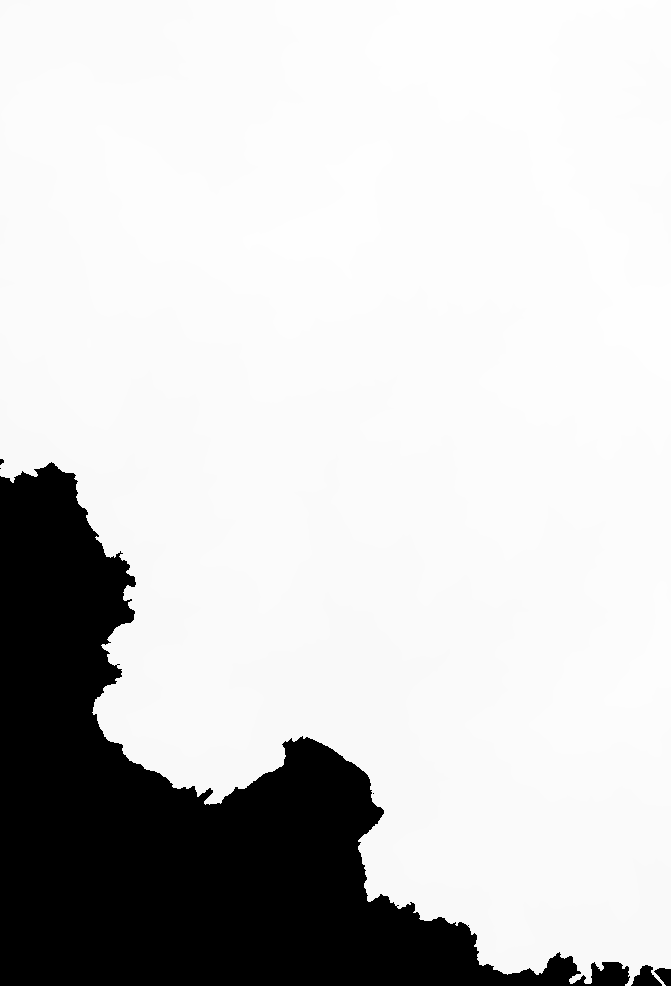
%> input picture data/fena/dtm_liguria_2017.tif, 671 x 986 px
$ octave input_tiff.m   (GNU Octave 9; MATLAB toolbox functions it lacks are replaced by stand-ins)
%> lines starting %> are read from the running program, lines starting %| are printed output that depends on the picture; in (x1, y1, x2, y2) boxes, pixels count from 0 and x2, y2 are one past the last pixel; in counts of white or black regions, pixels touching at a corner belong together; the program's own positions count from 1
% [69 lines of commented-out code are left out]

%%


% [67 lines of commented-out code are left out]

%% GOCCIA CHE CADE
% [49 lines of commented-out code are left out]
%% TIFF EXAMPLE

% [69 lines of commented-out code are left out]

%% SLIDING BENCHMARK with exponential obstl
% [90 lines of commented-out code are left out]

%% SIN/COS DOMAIN

% [95 lines of commented-out code are left out]

 %% VOLCANO
% [107 lines of commented-out code are left out]

%% LIGURIA


clear all;
clc;

Lx = 259; Ly = 250;
nEx = 259; %180
nEy = 250;
hl = [Lx/nEx Ly/nEy];
nl=2;
[xv,yv] = meshgrid(0:hl(1):Lx,0:hl(2):Ly);

NVx = size(xv,2);
NVy = size(yv,1);
NV  = NVx*NVy;
NP = (NVx-1)*(NVy-1);
Nex = NVx-1;
Ney = NVy-1;
x = xv(:); y = yv(:);

xL      = 0+(0.5*hl/nl):hl/nl:259;
yL      = 0+(0.5*hl/nl):hl/nl: 250-(0.5*hl/nl);
[xpl,ypl] = meshgrid(xL,yL);
L = Lx;
% [9 lines of commented-out code are left out]
xpr = [];
ypr = xpr;

xp = [xpl(:); xpr(:)];
yp = [ypl(:); ypr(:)];
 hp =  1.*ones(size(xp(:),1),1);
% [12 lines of commented-out code are left out]
 hp(((xp-154).^2./3+(yp-210).^2./5) <350*(.2 + .01 * sin(150*pi*(yp))./100).^2) = 17;

xp(hp<=1)=[];
yp(hp<=1)=[];
hp(hp<=1)=[];


Xp = [xp(:),yp(:)];
rowstart = 550;
rowend   = 800;

colstart = 171;
colend   = 430;

ndivrows = rowend - rowstart;
ndivcols = colend - colstart;
%load volcano_data.mat
immagine = imread ("dtm_liguria_2017.tif", "PixelRegion", {[rowstart rowend], [colstart, colend]});
%> immagine is the input picture: size 986x671 int32; min -32767, max 754, mean -5783.9
IMM = double(immagine(end:-1:1, :));
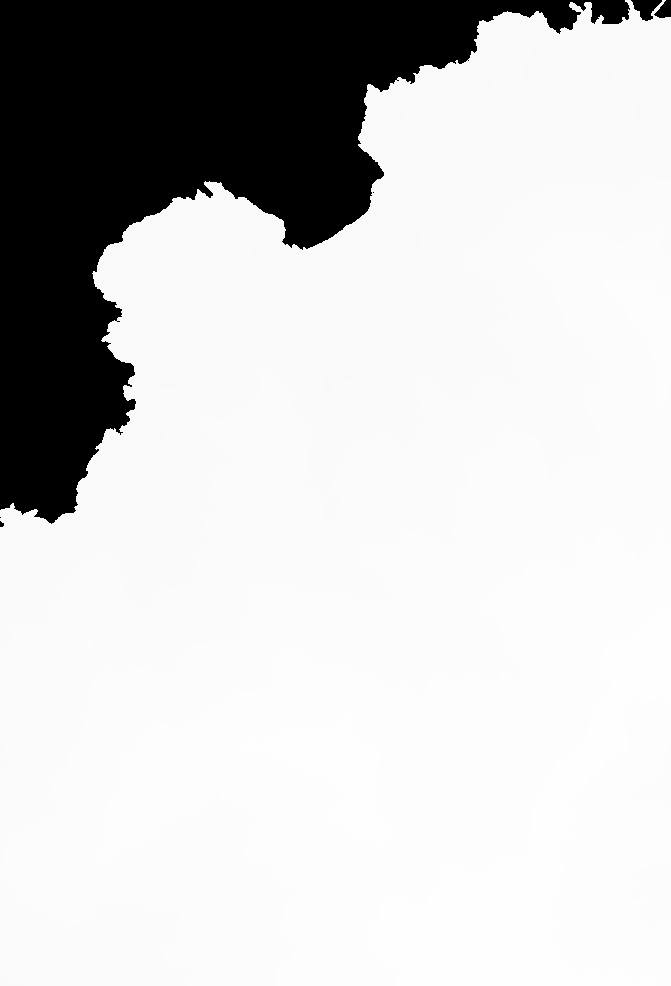
%> IMM: size 986x671 double; min -32767, max 754, mean -5783.9; mean of the top-left, top-right, bottom-left and bottom-right quarters -20269.8, -3496.3, 59.6, 545.2; drawn with min black and max white
% immagine_int = reshape (typecast (immagine(end:-1:1, :), "int16"), size (immagine));
immagine_int = reshape (IMM, size (immagine));
immagine_int(immagine_int<0) = -1;
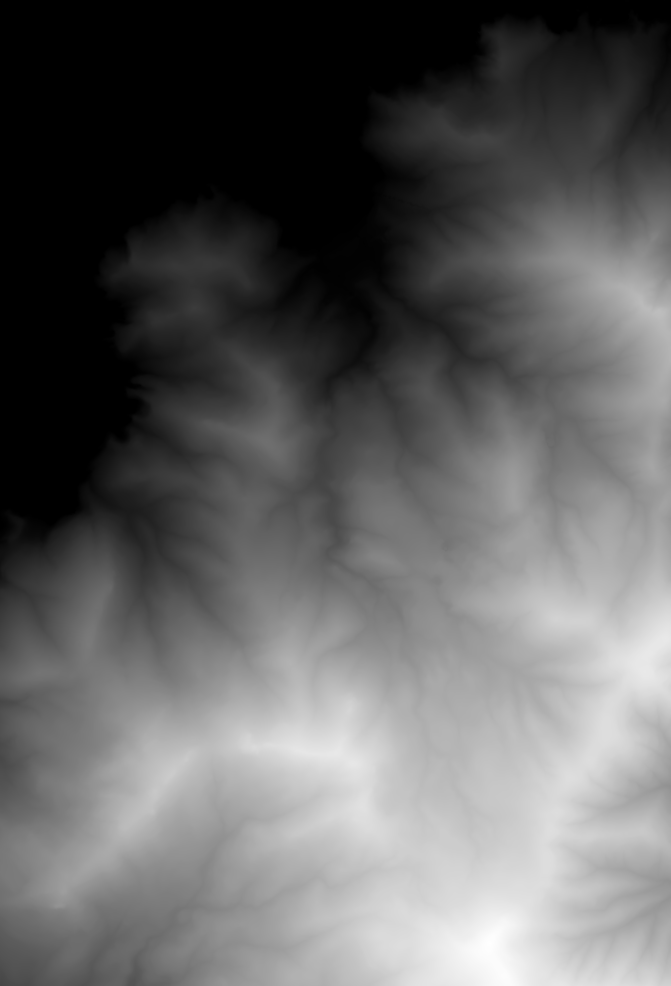
%> immagine_int: size 986x671 double; 18.54% of pixels changed, all inside (x1, y1, x2, y2) = (0, 0, 671, 527); drawn with min black and max white

Zz = double (immagine_int);
Zz(Zz<=0) = 0.0;


[gx, gy] = gradient(Zz);
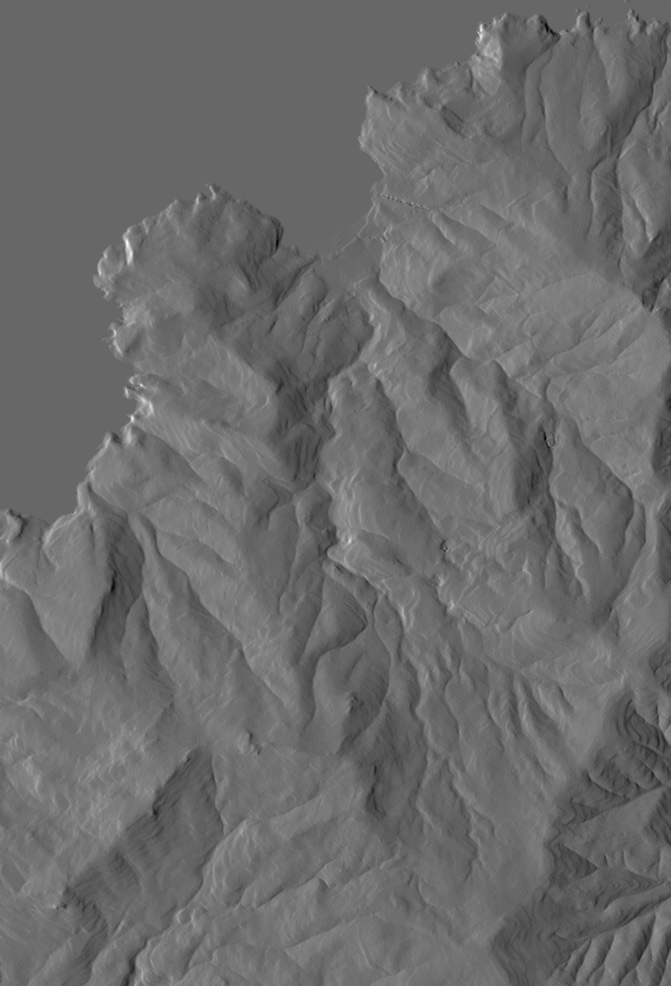
%> gx: size 986x671 double; min -12, max 17.5, mean 0.459; drawn with min black and max white
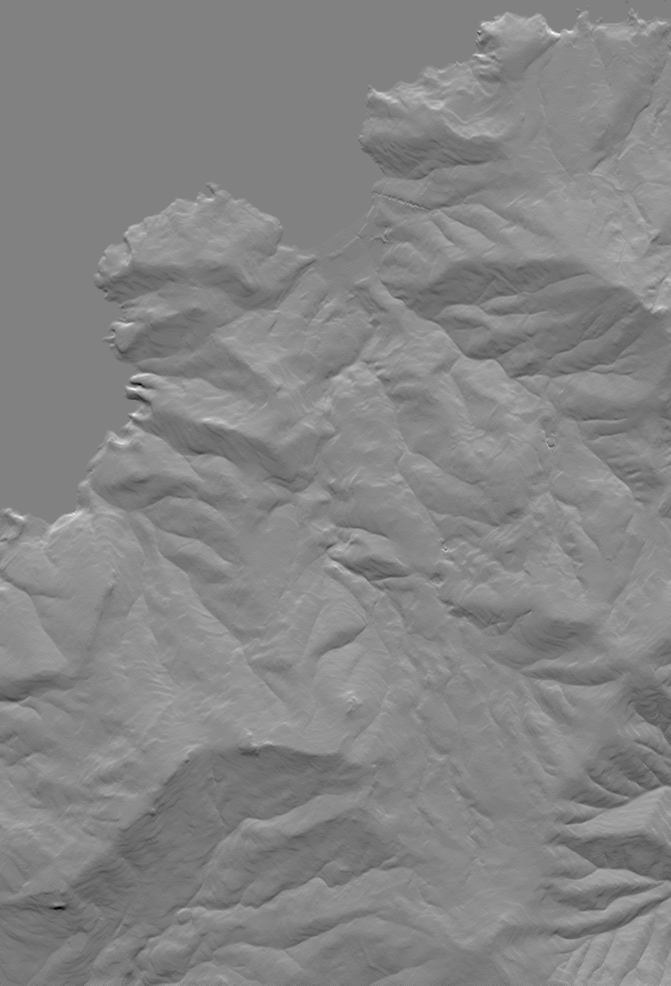
%> gy: size 986x671 double; min -17, max 16.5, mean 0.513; drawn with min black and max white

Z  = Zz(:);
dZdx = gx(:); %reshape(gx,NV,1);
dZdy = gy(:); %reshape(gy,NV,1);


 figure()
% scatter(x(:),y(:),13,'r+')
% hold on
mesh(xv,yv,Zz)
%> (this line was passed over: mesh is not available in this run)
hold on
scatter3(xp,yp,hp,7,'b','filled');
axis([0 Lx 0 Ly])
xlabel('x');
ylabel('y');
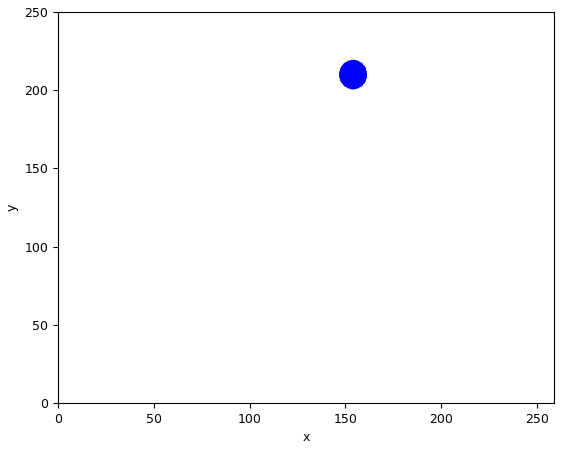
%> figure redrawn from the program's plot data
  figure()
%> (the run ends here)
